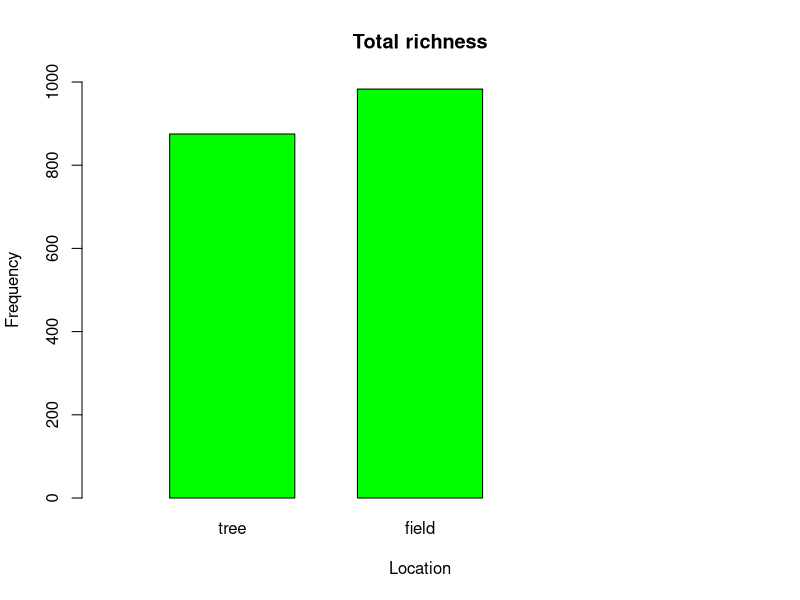
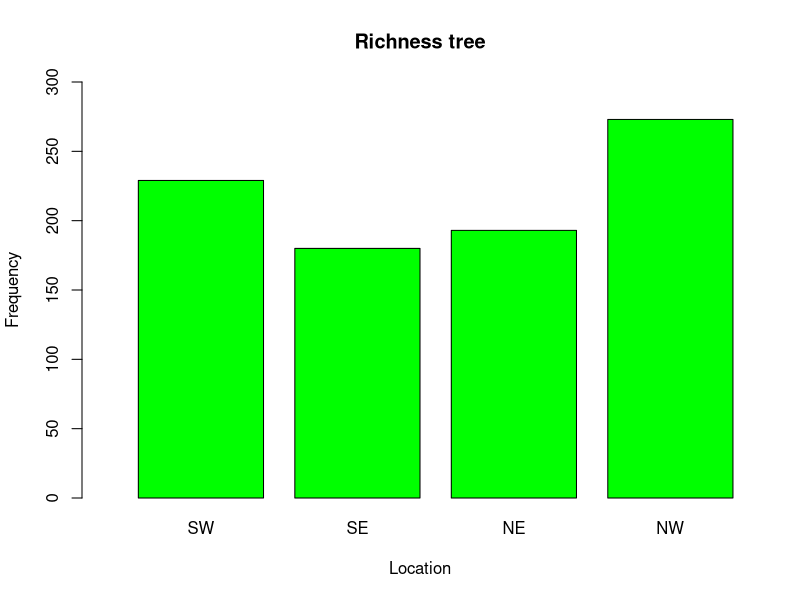
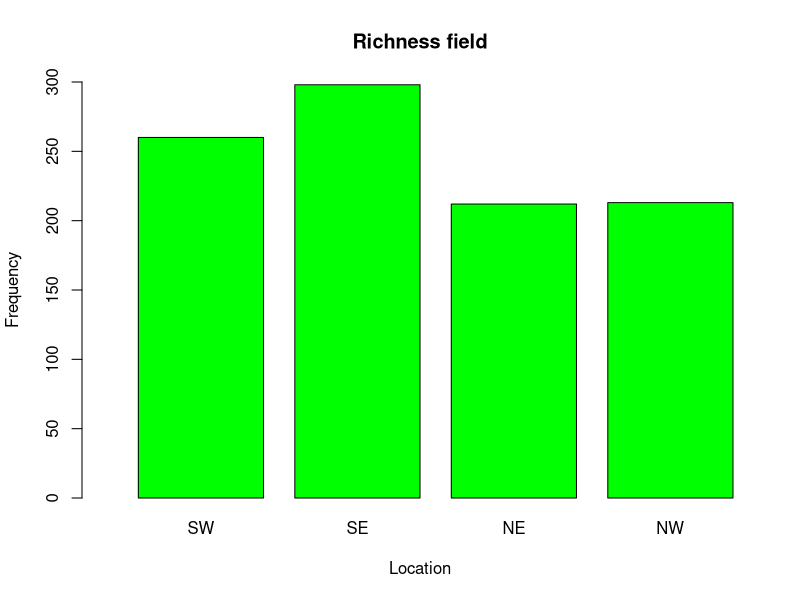

Reproduce these figures in R, in order.
#!/usr/bin/Rscript

library(vegan)

species_number_tree <- read.csv("species_number_tree.csv", header=T)
species_number_field <- read.csv("species_number_field.csv", header=T)

cat("-------------------------------------\n")
cat("Diversity tree\n")
cat("Total:", diversity(species_number_tree$total), "\n")
cat("SW:", diversity(species_number_tree$SW), "\n")
cat("SE:", diversity(species_number_tree$SE), "\n")
cat("NE:", diversity(species_number_tree$NE), "\n")
cat("NW:", diversity(species_number_tree$NW), "\n")
cat("-------------------------------------\n")

cat("Diversity field\n")
cat("Total:", diversity(species_number_field$total), "\n")
cat("SW:", diversity(species_number_field$SW), "\n")
cat("SE:", diversity(species_number_field$SE), "\n")
cat("NE:", diversity(species_number_field$NE), "\n")
cat("NW:", diversity(species_number_field$NW), "\n")
cat("-------------------------------------\n")
cat("-------------------------------------\n")


cat("Richness tree\n")
cat("Total:", sum(species_number_tree$total), "\n")
cat("SW:", sum(species_number_tree$SW), "\n")
cat("SE:", sum(species_number_tree$SE), "\n")
cat("NE:", sum(species_number_tree$NE), "\n")
cat("NW:", sum(species_number_tree$NW), "\n")
cat("-------------------------------------\n")

cat("Richness field\n")
cat("Total:", sum(species_number_field$total), "\n")
cat("SW:", sum(species_number_field$SW), "\n")
cat("SE:", sum(species_number_field$SE), "\n")
cat("NE:", sum(species_number_field$NE), "\n")
cat("NW:", sum(species_number_field$NW), "\n")
cat("-------------------------------------")

comparison_total <- c(sum(species_number_tree$total), sum(species_number_field$total))

comparison_tree <- c(sum(species_number_tree$SW), sum(species_number_tree$SE), sum(species_number_tree$NE), sum(species_number_tree$NW))

comparison_field <- c(sum(species_number_field$SW), sum(species_number_field$SE), sum(species_number_field$NE), sum(species_number_field$NW))

dir.create("output")
setwd("output")

pdf()
barplot(comparison_total, main="Total richness", xlab="Location", ylab="Frequency", names.arg=c("tree", "field"), col="green",xlim=c(0,5), space=0.5, ylim=c(0,1000))

barplot(comparison_tree, main="Richness tree", xlab="Location", ylab="Frequency", names.arg=c("SW","SE","NE","NW"), col="green",xlim=c(0,5), space=0.25, ylim=c(0,300))

barplot(comparison_field, main="Richness field", xlab="Location", ylab="Frequency", names.arg=c("SW","SE","NE","NW"), col="green",xlim=c(0,5), space=0.25, ylim=c(0,300))
